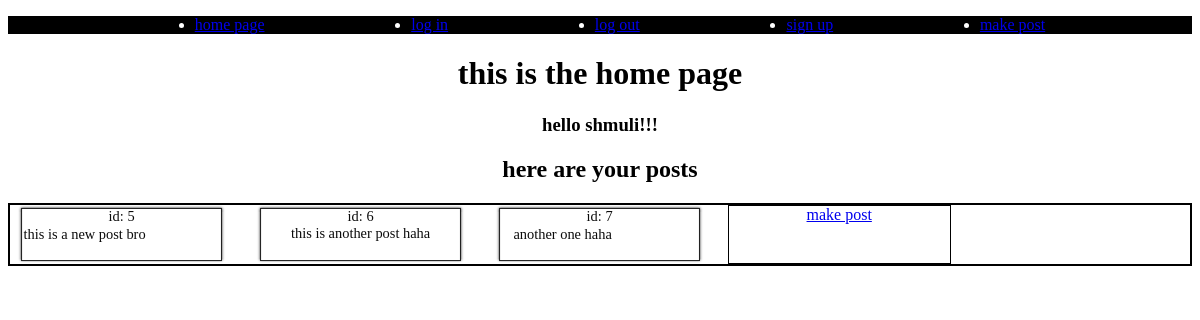
/posts/home (signed in), run on the app's committed database.
### posts/models.py (models this page shows, shortened)
class Post(models.Model):
    id = models.AutoField(primary_key=True)
    author = models.CharField(max_length=30)
    text = models.TextField(max_length=280, null=False)

### posts/views.py (the view)
# urls.py: path('home', views.homepage, name='home page'),
def homepage(request):
    logged = request.session.get('logged')
    if logged:
        posts = models.Post.objects.filter(author=logged)
        return render(request, 'home.html', {'posts': posts, 'name': logged})
    else:
        return redirect(reverse('log in'))

### posts/templates/home.html (shortened to what this page needs)
{% extends 'base.html' %}
{% block content %}
<h1>this is the home page</h1>
<h3>hello {{name}}!!!</h3>
{% if posts %}
<h2>here are your posts</h2>
<div class="post-container">
    {% for post in posts %}
        <div class="post">
            id: {{post.id}}
            <br>
            {{post.text|safe}}
        </div>
    {% endfor %}
    <div class="make-post">
        <a href="{% url 'make post' %}">make post</a>
    </div>
</div>
{% endif %}
{% endblock %}

### data on the page
Post: id "5", text "this is a new post bro"
Post: id "6", text "this is another post haha"
Post: id "7", text "another one haha"

### other printed values
{{ name }} "shmuli"
